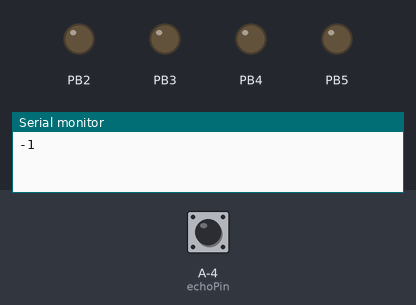
This sketch was run on a simulated ATtiny85, built with avr-gcc and run on an emulated ATtiny85. On the bench: output pins drawn as LEDs (lit = HIGH), the last lines printed to the serial monitor. The test bench sets the inputs (shaded band); at power-on: A-4 (echoPin) LOW.

Above: at 1.2 s.
1.3 s: A-4 (echoPin) pulsed HIGH 2 times (0.12 s each, 0.3 s apart)
At 2.4 s:
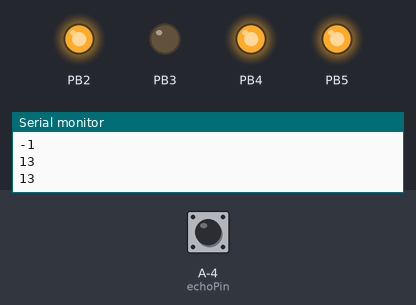
Timing chart, 0 to 4.3 s (numbered marks = the images above; inputs shaded):
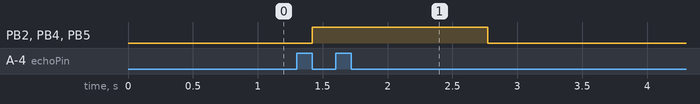

The sketch:

distance_measurer.ino
```cpp
#define echoPin 10 // Echo Pin
#define trigPin 11 // Trigger Pin
#define LEDPin 13 // Onboard LED

int maximumRange = 255; // Maximum range needed
int minimumRange = 0; // Minimum range needed
long duration;
unsigned char distance; // Duration used to calculate distance

void setup() {
  Serial.begin (9600);
  pinMode(trigPin, OUTPUT);
  pinMode(echoPin, INPUT);
  pinMode(LEDPin, OUTPUT); // Use LED indicator (if required)
  pinMode(2, OUTPUT);
  pinMode(3, OUTPUT);
  pinMode(4, OUTPUT);
  pinMode(5, OUTPUT);
  pinMode(6, OUTPUT);
  pinMode(7, OUTPUT);
  pinMode(8, OUTPUT);
  pinMode(9, OUTPUT);
}

void loop() {
  /* The following trigPin/echoPin cycle is used to determine the
  distance of the nearest object by bouncing soundwaves off of it. */
  digitalWrite(trigPin, LOW);
  delayMicroseconds(2);

  digitalWrite(trigPin, HIGH);
  delayMicroseconds(10);

  digitalWrite(trigPin, LOW);
  duration = pulseIn(echoPin, HIGH);

  //Calculate the distance (in cm) based on the speed of sound.
  distance = duration/58.2;

  if (distance >= maximumRange || distance <= minimumRange)
  {
      /* Send a negative number to computer and Turn LED ON
      to indicate "out of range" */
      Serial.println("-1");
      digitalWrite(LEDPin, HIGH);
  }
  else
  {
      /* Send the distance to the computer using Serial protocol, and
      turn LED OFF to indicate successful reading. */
      Serial.println(distance);
      digitalWrite(LEDPin, LOW);
  }

  //Send distance value to AVR
  digitalWrite(2, bitRead(distance, 0));
  digitalWrite(3, bitRead(distance, 1));
  digitalWrite(4, bitRead(distance, 2));
  digitalWrite(5, bitRead(distance, 3));
  digitalWrite(6, bitRead(distance, 4));
  digitalWrite(7, bitRead(distance, 5));
  digitalWrite(8, bitRead(distance, 6));
  digitalWrite(9, bitRead(distance, 7));

  //Delay 50ms before next reading.
  delay(50);
}
```

Measured:
- after the input at 1.3 s, PB2, PB4, PB5: LOW → HIGH after 0.12 s, → LOW 1.4 s later
